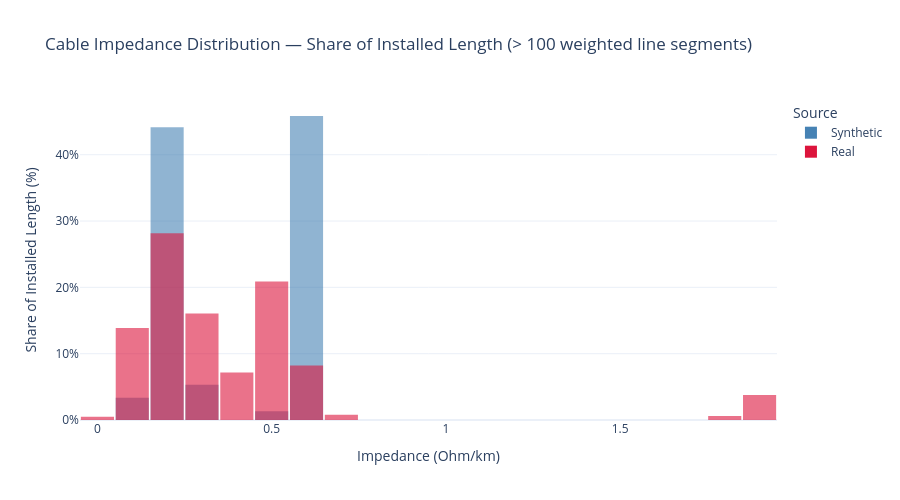

The notebook cell saved with this chart:
### Markdown cell above
## Cable type analysis

### Code cell
_ = show_cable_type_comparison(
    PLZ,
    real_grid_dir=REAL_GRID_DIR,
    min_segment_count=MIN_CABLE_SEGMENTS,
)

### Figure 1 — Plotly figure (JSON) as saved in the notebook; plotly's stock layout.template omitted (floating-point values rounded to 4 significant figures)
{"data": [{"bingroup": "x", "histfunc": "sum", "histnorm": "percent", "hovertemplate": "Source=Synthetic<br>Impedance (Ohm/km)=%{x}<br>percent of sum of total_length_km=%{y}<extra></extra>", "legendgroup": "Synthetic", "marker": {"color": "steelblue", "opacity": 0.6, "pattern": {"shape": ""}}, "name": "Synthetic", "nbinsx": 30, "orientation": "v", "showlegend": true, "type": "histogram", "x": [0.1281, 0.1501, 0.1825, 0.2229, 0.2388, 0.2803, 0.5308, 0.6473], "xaxis": "x", "y": [16.53, 24.73, 28.9, 10.8, 153.8, 26.27, 6.614, 226.6], "yaxis": "y"}, {"bingroup": "x", "histfunc": "sum", "histnorm": "percent", "hovertemplate": "Source=Real<br>Impedance (Ohm/km)=%{x}<br>percent of sum of total_length_km=%{y}<extra></extra>", "legendgroup": "Real", "marker": {"color": "crimson", "opacity": 0.6, "pattern": {"shape": ""}}, "name": "Real", "nbinsx": 30, "orientation": "v", "showlegend": true, "type": "histogram", "x": [0.0, 0.1453, 0.1735, 0.1836, 0.208, 0.2197, 0.2218, 0.2666, 0.2788, 0.3311, 0.3961, 0.4518, 0.5309, 0.6465, 0.6466, 0.7324, 1.833, 1.909], "xaxis": "x", "y": [1.409, 40.45, 18.34, 30.51, 18.88, 2.758, 11.69, 8.619, 32.89, 5.339, 20.89, 4.666, 56.21, 1.689, 22.28, 2.279, 1.756, 10.97], "yaxis": "y"}], "layout": {"bargap": 0.05, "barmode": "overlay", "height": 500, "legend": {"title": {"text": "Source"}, "tracegroupgap": 0}, "title": {"text": "Cable Impedance Distribution — Share of Installed Length (> 100 weighted line segments)"}, "width": 900, "xaxis": {"anchor": "y", "domain": [0, 1], "title": {"text": "Impedance (Ohm/km)"}}, "yaxis": {"anchor": "x", "domain": [0, 1], "ticksuffix": "%", "title": {"text": "Share of Installed Length (%)"}}}}
